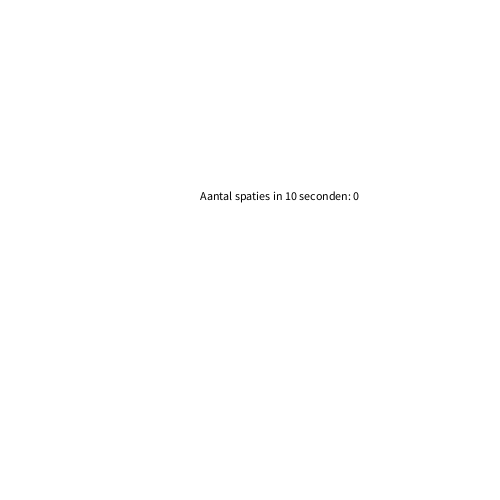
Frame 1 (no input)
Frame 60 (the mouse pressed at the canvas centre just before this capture): identical to frame 1, image omitted
Frame 120 (the mouse held since frame 60 and released just before this capture): identical to frame 1, image omitted

The Processing sketch that drew this single still picture (run headless with seeded random() and noise(); from frame 60 on, the mouse is pressed at the canvas centre):

// Processing sketch: Opd12_2
// ── Opd12_2.pde
int seconden;
int leftAmount;
int aantalSpaties = 0;
boolean racing = true;


void setup(){
  size(500,500);



}


void draw(){
  background(255,255,255);
  //println(key);
  //println(keyCode);
  
  seconden = millis()/1000;
  leftAmount = 10 - seconden;
  if(seconden >= 10){
    racing = false;
  }
fill(0,0,0);
text("Aantal spaties in 10 seconden: " + aantalSpaties, 200, 200);
//text("Seconden die je over hebt: " + leftAmount, 200, 100);


}



void keyReleased(){
   if(keyCode == 32 && racing){
     aantalSpaties++;

  }
}
